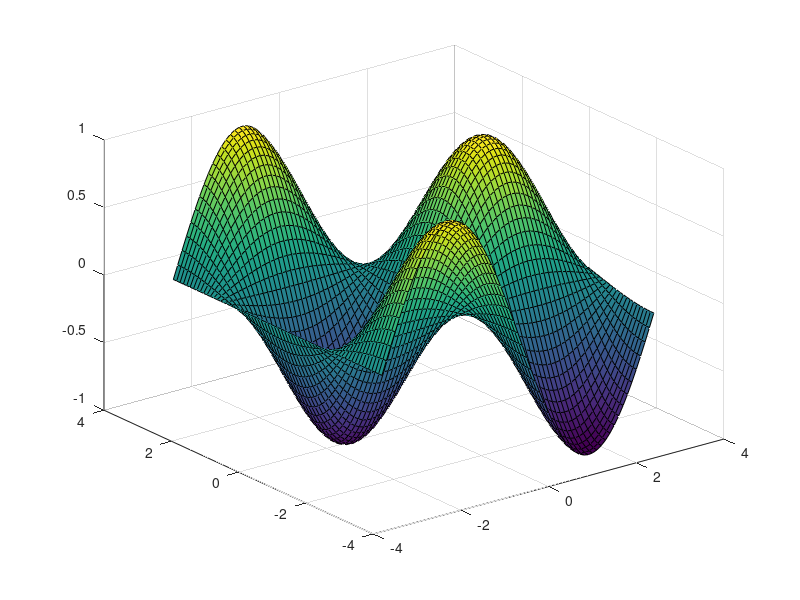

The MATLAB source for this figure:
clc
clear
close all

dx = 0.1;

a = -pi;

N = floor(2*pi/dx); 
x = a + dx*(0:N)';

[X, Y] = meshgrid(x,x);

z = sin(X).*cos(Y);
surf(X,Y,z)
